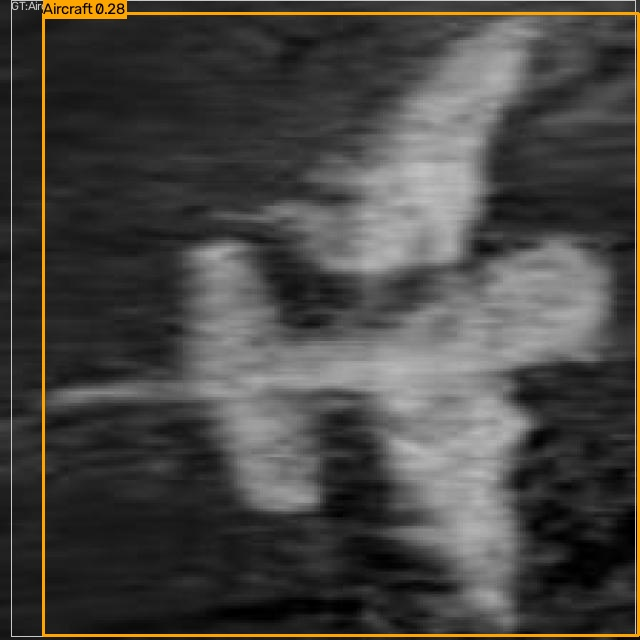
#> input picture experiments/model_evaluation/Aqua_Vision_Submission_Package/sample_predictions/pred_Aircraft_roboflow_aircraft_plane-008_png.rf.6ff9bba216c1315a8992d958ddb5359f.jpg, 640 x 640 px
$ python -i clahe.py   (imports and definitions only)
#> lines starting #> are read from the running program, lines starting #| are printed output that depends on the picture
#> further down, picture is the input picture: shape (640, 640, 3); mean B, G, R 66.7, 69.9, 71.7
"""
clahe.py
Reusable Contrast Limited Adaptive Histogram Equalization (CLAHE) Module
Member 2: Computer Vision & Sonar Processing

Pipeline context:
Raw Sonar Image -> Denoising -> Normalization -> CLAHE -> AI-Ready Image

Implements robust, configurable CLAHE for side-scan sonar imagery:
- Safely processes 2D grayscale and 3-channel color imagery.
- Uses LAB Luminance-channel equalization for 3-channel sonar imagery to enhance
  local acoustic contrast while strictly preserving false-color palette integrity.
- Configurable clipLimit and tileGridSize.
- Preserves 640x640 resolution, 3 channels, and uint8 format.
- Strictly non-destructive.
"""

from typing import Tuple, Union, Optional
import cv2
import numpy as np


def validate_image_format(image: np.ndarray) -> np.ndarray:
    """Validate image array format and dimensions."""
    if not isinstance(image, np.ndarray):
        raise TypeError(f"Expected numpy.ndarray, got {type(image)}")
    if image.size == 0:
        raise ValueError("Input image array is empty.")
    if image.dtype != np.uint8:
        raise ValueError(f"Expected uint8 dtype, got {image.dtype}")
    if image.ndim not in (2, 3):
        raise ValueError(f"Expected 2D or 3D image, got shape {image.shape}")
    return image


def apply_clahe(
    image: np.ndarray,
    clip_limit: float = 2.0,
    tile_grid_size: Tuple[int, int] = (8, 8),
    color_space: str = "LAB",
) -> np.ndarray:
    """
    Apply Contrast Limited Adaptive Histogram Equalization (CLAHE).

    Parameters:
    -----------
    image : np.ndarray
        Input sonar image (H, W) or (H, W, 3) of dtype uint8.
    clip_limit : float, default 2.0
        Threshold for contrast limiting. Higher values increase local contrast
        but may amplify acoustic background noise.
    tile_grid_size : Tuple[int, int], default (8, 8)
        Size of grid for local histogram equalization (rows, columns).
        For 640x640:
          (8, 8) yields 80x80 pixel contextual tiles.
          (16, 16) yields 40x40 pixel contextual tiles.
    color_space : str, default 'LAB'
        Color space used when processing 3-channel imagery:
        - 'LAB': Applies CLAHE to L (Luminance) channel. Preserves false-color hue ratios.
        - 'YCrCb': Applies CLAHE to Y (Luma) channel.
        - 'HSV': Applies CLAHE to V (Value) channel.
        - 'channel_wise': Applies CLAHE independently to B, G, R channels (causes color shift).

    Returns:
    --------
    np.ndarray : CLAHE-enhanced image matching input shape and uint8 dtype.
    """
#> called with clip_limit = 2, tile_grid_size = (8, 8), color_space = 'LAB'
    validate_image_format(image)
    if clip_limit <= 0:
        raise ValueError(f"clip_limit must be positive, got {clip_limit}")
    gw, gh = tile_grid_size
    if gw <= 0 or gh <= 0:
        raise ValueError(f"tile_grid_size dimensions must be positive, got {tile_grid_size}")

    clahe = cv2.createCLAHE(clipLimit=float(clip_limit), tileGridSize=(int(gw), int(gh)))

    # 1. Grayscale (2D) image handling
    if image.ndim == 2:
        return clahe.apply(image)

    # 2. 3-Channel image handling
    cs = color_space.upper().strip()

    if cs == "LAB":
        # Convert BGR to LAB, apply CLAHE to Luminance, and convert back
        lab = cv2.cvtColor(image, cv2.COLOR_BGR2LAB)
#> lab: shape (640, 640, 3); mean of channels 0, 1, 2 73.5, 128.5, 129.8
        l, a, b = cv2.split(lab)
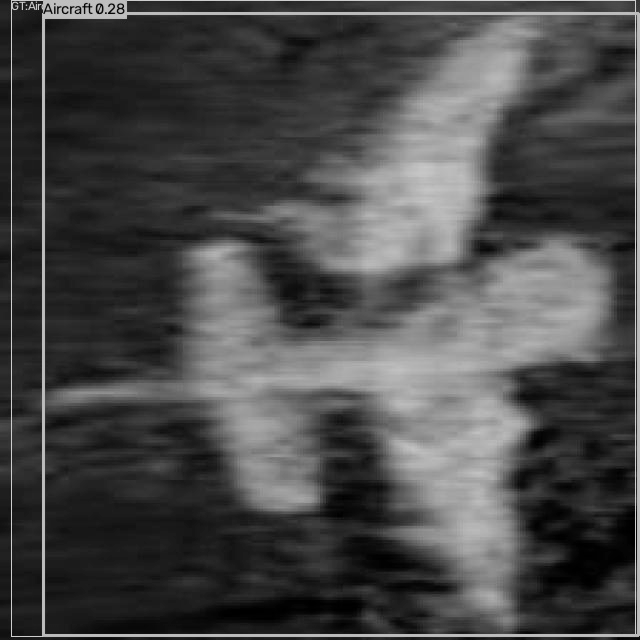
#> l: shape (640, 640); min 0, max 210, mean 73.5
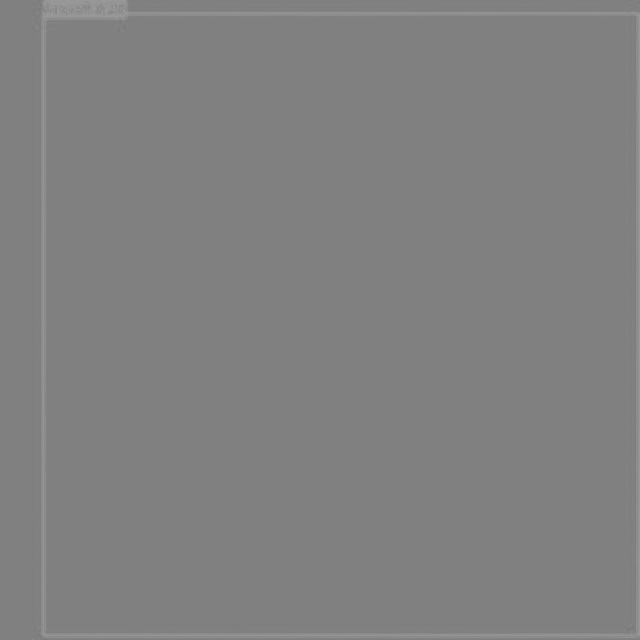
#> a: shape (640, 640); min 122, max 157, mean 128.5
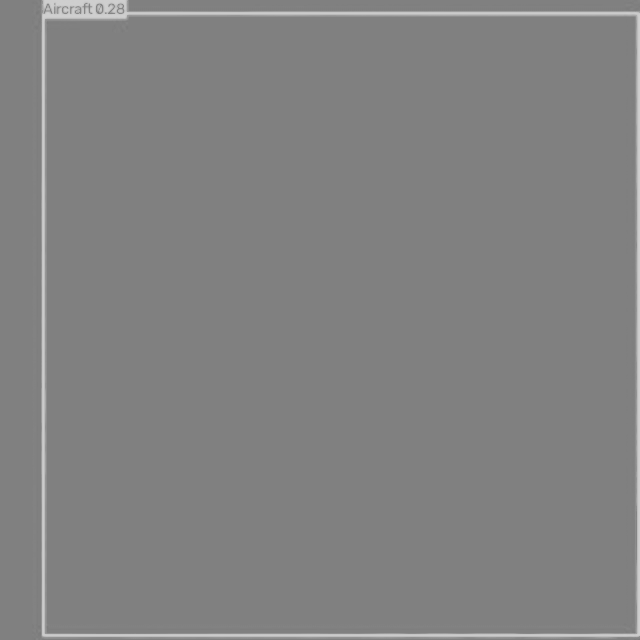
#> b: shape (640, 640); min 122, max 208, mean 129.8
        l_clahe = clahe.apply(l)
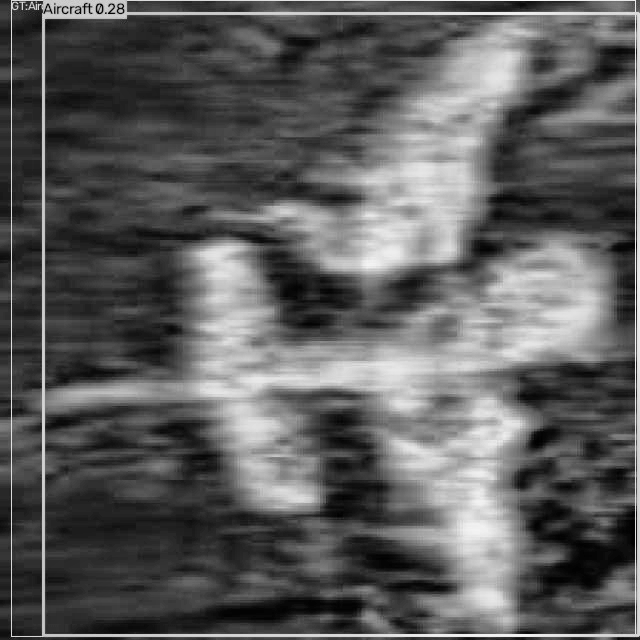
#> l_clahe: shape (640, 640); min 0, max 247, mean 92.8
        merged = cv2.merge([l_clahe, a, b])
#> merged: shape (640, 640, 3); mean of channels 0, 1, 2 92.8, 128.5, 129.8
        enhanced = cv2.cvtColor(merged, cv2.COLOR_LAB2BGR)
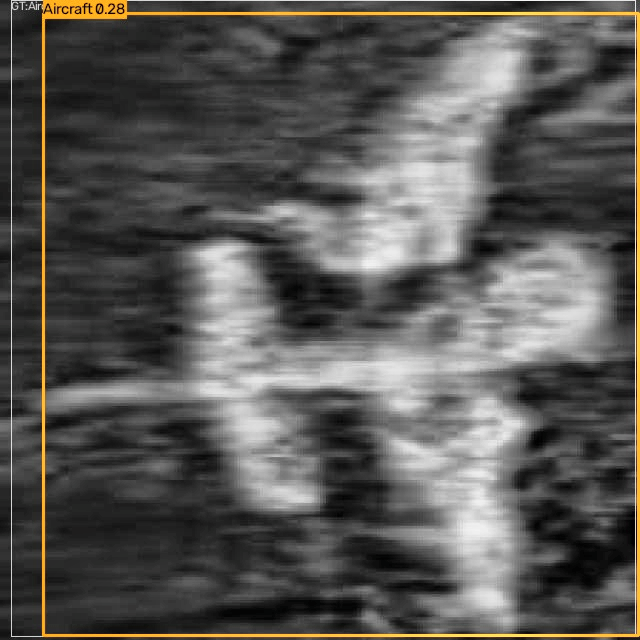
#> enhanced: shape (640, 640, 3); mean B, G, R 85.1, 88.1, 89.7
        return enhanced

    elif cs == "YCRCB":
        ycrcb = cv2.cvtColor(image, cv2.COLOR_BGR2YCrCb)
        y, cr, cb = cv2.split(ycrcb)
        y_clahe = clahe.apply(y)
        merged = cv2.merge([y_clahe, cr, cb])
        enhanced = cv2.cvtColor(merged, cv2.COLOR_YCrCb2BGR)
        return enhanced

    elif cs == "HSV":
        hsv = cv2.cvtColor(image, cv2.COLOR_BGR2HSV)
        h, s, v = cv2.split(hsv)
        v_clahe = clahe.apply(v)
        merged = cv2.merge([h, s, v_clahe])
        enhanced = cv2.cvtColor(merged, cv2.COLOR_HSV2BGR)
        return enhanced

    elif cs == "CHANNEL_WISE":
        # Independent per-channel equalization
        channels = cv2.split(image)
        eq_channels = [clahe.apply(ch) for ch in channels]
        return cv2.merge(eq_channels)

    else:
        raise ValueError(f"Unknown color_space '{color_space}'. Choose 'LAB', 'YCrCb', 'HSV', or 'CHANNEL_WISE'.")


def enhance_sonar_contrast(
    image: np.ndarray,
    clip_limit: float = 2.0,
    tile_grid_size: Tuple[int, int] = (8, 8),
    **kwargs,
) -> np.ndarray:
    """
    Convenience wrapper for CLAHE contrast enhancement on sonar imagery.
    """
    return apply_clahe(image, clip_limit=clip_limit, tile_grid_size=tile_grid_size, **kwargs)

>>> import cv2
>>> picture = cv2.imread('../experiments/model_evaluation/Aqua_Vision_Submission_Package/sample_predictions/pred_Aircraft_roboflow_aircraft_plane-008_png.rf.6ff9bba216c1315a8992d958ddb5359f.jpg')
>>> result = apply_clahe(picture)

$ run again, on experiments/model_evaluation/Aqua_Vision_Submission_Package/sample_predictions/pred_Fishing Gear_baycove_07_06_png_jpg.rf.5a2e74f04f707fe66f050a3b61fcd7c2.jpg
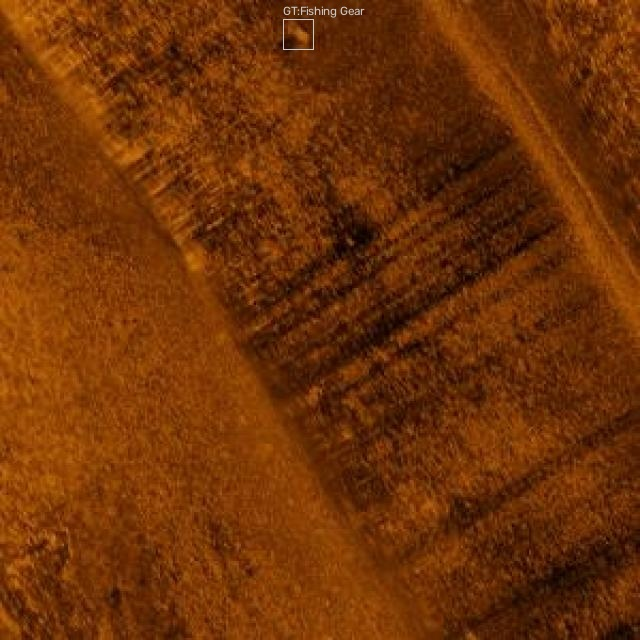
#> input picture experiments/model_evaluation/Aqua_Vision_Submission_Package/sample_predictions/pred_Fishing Gear_baycove_07_06_png_jpg.rf.5a2e74f04f707fe66f050a3b61fcd7c2.jpg, 640 x 640 px
#> picture is the input picture: shape (640, 640, 3); mean B, G, R 7.4, 49.9, 111.5
#> lab: shape (640, 640, 3); mean of channels 0, 1, 2 72.7, 152.7, 163.6
#> in apply_clahe, `l_clahe = clahe.apply(l)`:
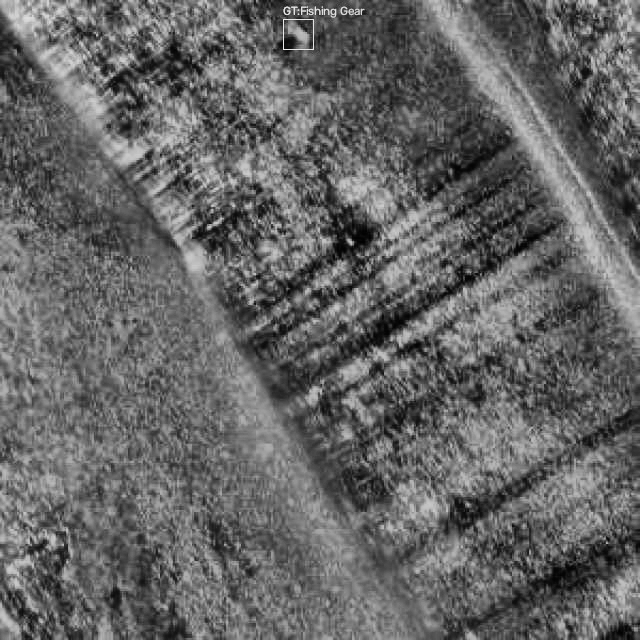
#> l_clahe: shape (640, 640); min 1, max 237, mean 100.8
#> merged: shape (640, 640, 3); mean of channels 0, 1, 2 100.8, 152.7, 163.6
#> in apply_clahe, `enhanced = cv2.cvtColor(merged, cv2.COLOR_LAB2BGR)`:
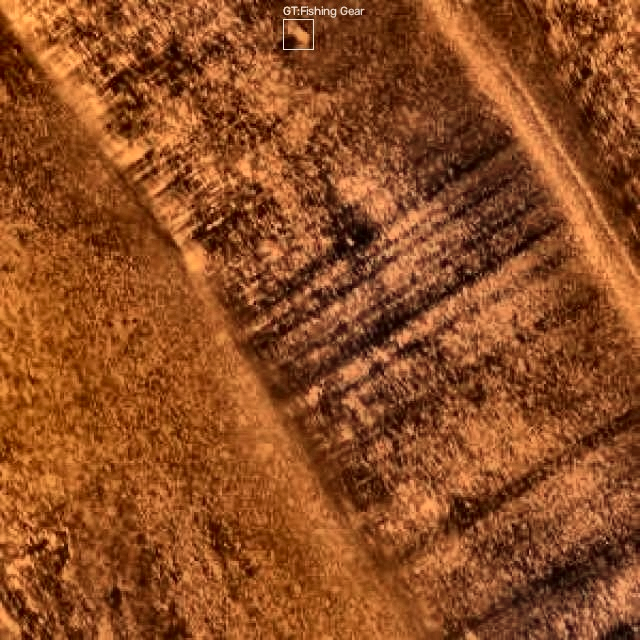
#> enhanced: shape (640, 640, 3); mean B, G, R 35, 76.5, 143

$ run again, on experiments/model_evaluation/Aqua_Vision_Submission_Package/sample_predictions/pred_Fishing Gear_baycove_07_07_png_jpg.rf.4c2d86c1becfaf0c5471fca9f6e3dbfb.jpg
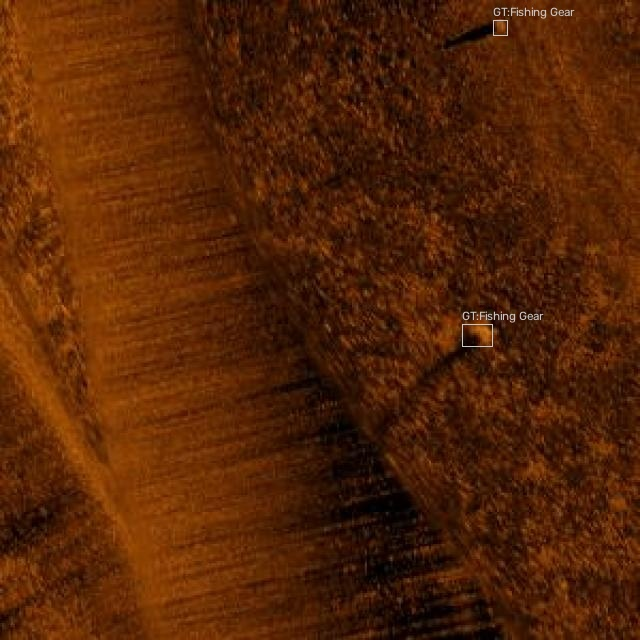
#> input picture experiments/model_evaluation/Aqua_Vision_Submission_Package/sample_predictions/pred_Fishing Gear_baycove_07_07_png_jpg.rf.4c2d86c1becfaf0c5471fca9f6e3dbfb.jpg, 640 x 640 px
#> picture is the input picture: shape (640, 640, 3); mean B, G, R 6.8, 36.1, 84.8
#> lab: shape (640, 640, 3); mean of channels 0, 1, 2 52.8, 148.4, 154.3
#> in apply_clahe, `l_clahe = clahe.apply(l)`:
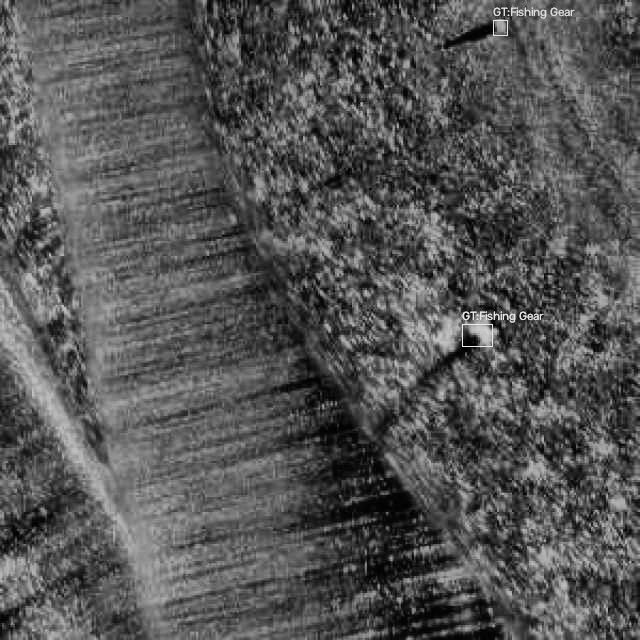
#> l_clahe: shape (640, 640); min 1, max 237, mean 84.9
#> merged: shape (640, 640, 3); mean of channels 0, 1, 2 84.9, 148.4, 154.3
#> in apply_clahe, `enhanced = cv2.cvtColor(merged, cv2.COLOR_LAB2BGR)`:
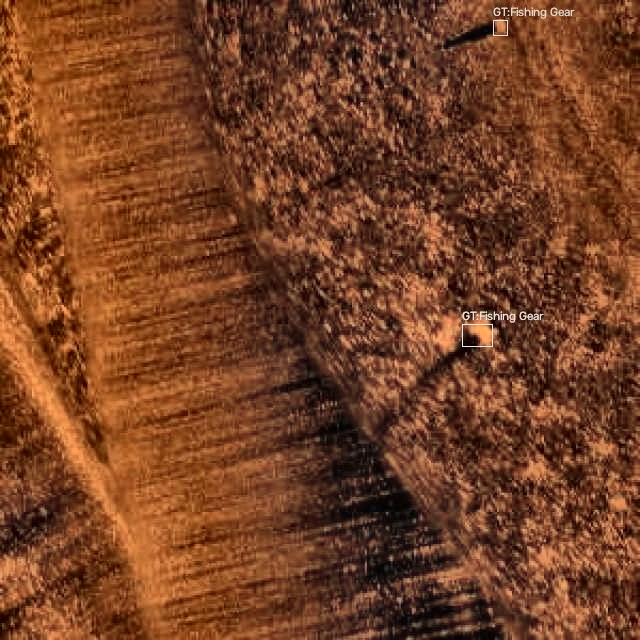
#> enhanced: shape (640, 640, 3); mean B, G, R 37, 65.4, 118.7
